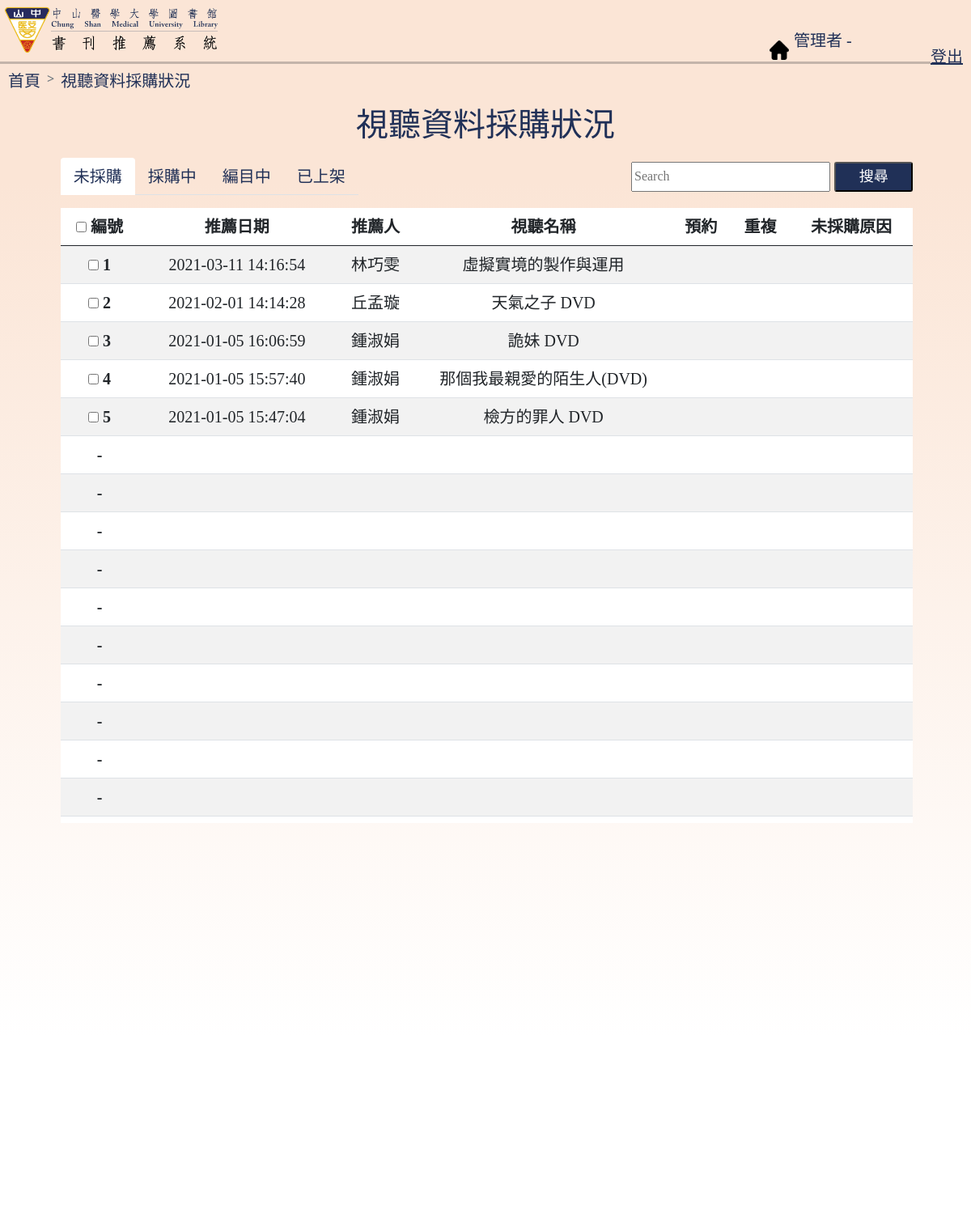
Page /administrator/avm_buysit1.php on the committed database.
### tables this page shows
CREATE TABLE `hrec_avm` (
  `no` int NOT NULL AUTO_INCREMENT,
  `name` varchar(12) NOT NULL DEFAULT '',
  `id` varchar(12) NOT NULL DEFAULT '',
  `style` varchar(12) NOT NULL DEFAULT '其他',
  `unit` varchar(40) NOT NULL DEFAULT '',
  `email` varchar(40) DEFAULT NULL,
  `pred` char(2) NOT NULL DEFAULT '',
  `video` varchar(60) NOT NULL,
  `auth` varchar(20) NOT NULL DEFAULT '',
  `publish` varchar(60) NOT NULL DEFAULT '',
  `version` varchar(20) DEFAULT NULL,
  `year` year(4) DEFAULT NULL,
  `isbn` varchar(15) DEFAULT NULL,
  `price` varchar(15) DEFAULT NULL,
  `date` datetime DEFAULT CURRENT_TIMESTAMP,
  `reason` varchar(255) DEFAULT NULL,
  `situation` varchar(20) DEFAULT '待處理',
  `duplicate` varchar(4) DEFAULT NULL,
  `IntroUrl` varchar(255) DEFAULT NULL,
  `nbReason` varchar(255) DEFAULT NULL,
  `empty` varchar(2) DEFAULT '否',
  PRIMARY KEY (`no`)
);

### administrator/avm_buysit1.php (the view, shortened to what the rows shown need)
<!DOCTYPE html>
<?php session_start();
require_once("../mysql_connect.php");
?>
<html>
<head>
    <link href="https://cdn.jsdelivr.net/npm/bootstrap@5.0.0/dist/css/bootstrap.min.css" rel="stylesheet"
>
    <link rel="stylesheet" type="text/css" href="./style.css" />
</head>
<body>
    <h2 id="mid-title">視聽資料採購狀況</h2>
    <nav class="navbar navbar-light" style="width:95%;">
        <div class="container-fluid" style="margin-left:5.5%;">
            <div id="avm_table" style="width:100%;">
                <table class="table table-striped table-hover" id="record-table" align="center">
                    <thead>
                        <tr>
                            <th scope="col">
                                <input type="checkbox" name="all"
                                    onclick="check_all(this,'check'); disableElement('all'); allPush();">
                                編號
                            </th>
                            <th scope="col">推薦日期</th>
                            <th scope="col">推薦人</th>
                            <th scope="col">視聽名稱</th>
                            <th scope="col">預約</th>
                            <th scope="col">重複</th>
                            <th scope="col">未採購原因</th>
                        </tr>
                    </thead>
                    <tbody>
                        <?php
                        $sql_view = "SELECT * FROM hrec_avm WHERE `situation` LIKE '未採購' AND `empty` LIKE '否'";
                        $result = $con->query($sql_view);
                        if ($result) {
                            $total = mysqli_num_rows($result);
                            $number = intval($total / 20);
                            $spare = $total % 20;
                            if ($spare != 0) {
                                $number += 1;
                            }
                        }
                        $sql = "SELECT `no`,`date`,`name`,`video`,`pred`,`duplicate`,`nbReason`
                                FROM hrec_avm
                                WHERE `situation` LIKE '未採購' AND `empty` LIKE '否'";
                        $sql = $sql . " ORDER BY date desc ";
                        if (isset($_GET['page'])) {
                            $temp = 0;
                            while ($temp < $number) {
                                $temp = $temp + 1;
                                if (intval($_GET['page']) == $temp) {
                                    $temp1 = ($temp - 1) * 20;
                                    $sql = $sql . ' LIMIT ' . $temp1 . ',20;';
                                    break;
                                }
                            }
                        } else {
                            $sql = $sql . " LIMIT 0,20;";
                        }
                        $result = $con->query($sql);
                        $num = 1;
                        if (isset($_GET['page'])) {
                            $p = intval($_GET['page']);
                            $num = $num + 20 * ($p - 1);
                        } else {
                            $p = 1;
                            $num = $num + 20 * ($p - 1);
                        }
                        while ($hrec_avm = $result->fetch_array()) {
                            echo '<tr style="vertical-align: middle;">';
                            echo '<th><input type="checkbox" name="check" onclick="disableElement(' . "'check'" . ')" value="' . $hrec_avm["no"] . '">&nbsp;' . $num . '</th>';
                            echo '<td>' . $hrec_avm["date"] . '</td>';
                            echo '<td>' . $hrec_avm["name"] . '</td>';
                            echo '<td style="width:30%;">' . $hrec_avm["video"] . '</td>';
                            echo '<td>' . $hrec_avm["pred"] . '</td>';
                            echo '<td>' . $hrec_avm["duplicate"] . '</td>';
                            echo '<td>' . $hrec_avm["nbReason"] . '</td>';
                            echo '</tr>';
                            $num += 1;
                        }
                        if ($spare < 20 && $spare > 0) {
                            $need = 20 - $spare;
                            if ($number == 1) {
                                for ($i = 1; $i <= $need; $i++) {
                                    echo '<tr>
                                            <th>-</th>
                                            <td> </td>
                                            <td> </td>
                                            <td> </td>
                                            <td> </td>
                                            <td> </td>
                                            <td> </td>
                                            </tr>';
                                }
                            }
                        }
                        ?>
                    </tbody>
                </table>
            </div>
        </div>
    </nav>
    <br><br>
    <br>
</body>
</html>

### rows in the picture
hrec_avm: date "2021-03-11 14:16:54", name "林巧雯", video "虛擬實境的製作與運用"
hrec_avm: date "2021-02-01 14:14:28", name "丘孟璇", video "天氣之子 DVD"
hrec_avm: date "2021-01-05 16:06:59", name "鍾淑娟", video "詭妹 DVD"
hrec_avm: date "2021-01-05 15:57:40", name "鍾淑娟", video "那個我最親愛的陌生人(DVD)"
hrec_avm: date "2021-01-05 15:47:04", name "鍾淑娟", video "檢方的罪人 DVD"
